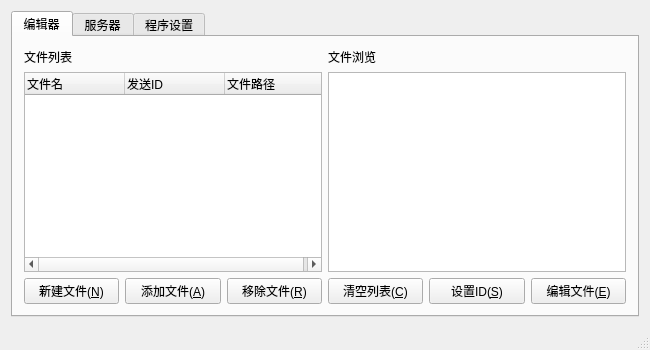
<?xml version="1.0" encoding="UTF-8"?>
<ui version="4.0">
 <class>MainWindow</class>
 <widget class="QMainWindow" name="MainWindow">
  <property name="geometry">
   <rect>
    <x>0</x>
    <y>0</y>
    <width>650</width>
    <height>350</height>
   </rect>
  </property>
  <property name="windowTitle">
   <string>广告服务器</string>
  </property>
  <property name="styleSheet">
   <string notr="true"/>
  </property>
  <widget class="QWidget" name="centralWidget">
   <layout class="QGridLayout" name="gridLayout">
    <item row="0" column="0">
     <widget class="QTabWidget" name="tabWidget">
      <property name="currentIndex">
       <number>0</number>
      </property>
      <widget class="QWidget" name="editTab">
       <attribute name="title">
        <string>编辑器</string>
       </attribute>
       <layout class="QGridLayout" name="gridLayout_2">
        <item row="0" column="0">
         <layout class="QVBoxLayout" name="verticalLayout">
          <item>
           <widget class="QLabel" name="fileListLabel">
            <property name="text">
             <string>文件列表</string>
            </property>
           </widget>
          </item>
          <item>
           <widget class="QTreeWidget" name="fileListTreeWidget">
            <property name="autoScroll">
             <bool>false</bool>
            </property>
            <property name="editTriggers">
             <set>QAbstractItemView::NoEditTriggers</set>
            </property>
            <column>
             <property name="text">
              <string>文件名</string>
             </property>
            </column>
            <column>
             <property name="text">
              <string>发送ID</string>
             </property>
            </column>
            <column>
             <property name="text">
              <string>文件路径</string>
             </property>
            </column>
           </widget>
          </item>
         </layout>
        </item>
        <item row="1" column="0" colspan="2">
         <layout class="QHBoxLayout" name="horizontalLayout">
          <item>
           <widget class="QPushButton" name="newFileButton">
            <property name="toolTip">
             <string>创建一个新的文件。</string>
            </property>
            <property name="statusTip">
             <string>创建一个新的文件。</string>
            </property>
            <property name="text">
             <string>新建文件(&amp;N)</string>
            </property>
           </widget>
          </item>
          <item>
           <widget class="QPushButton" name="addFileButton">
            <property name="toolTip">
             <string>添加adm文件到文件列表中。</string>
            </property>
            <property name="statusTip">
             <string>添加adm文件到文件列表中。</string>
            </property>
            <property name="text">
             <string>添加文件(&amp;A)</string>
            </property>
           </widget>
          </item>
          <item>
           <widget class="QPushButton" name="removeFileButton">
            <property name="toolTip">
             <string>将文件列表中选中的文件移除。</string>
            </property>
            <property name="statusTip">
             <string>将文件列表中选中的文件移除。</string>
            </property>
            <property name="text">
             <string>移除文件(&amp;R)</string>
            </property>
           </widget>
          </item>
          <item>
           <widget class="QPushButton" name="clearListButton">
            <property name="toolTip">
             <string>清空文件列表。</string>
            </property>
            <property name="statusTip">
             <string>清空文件列表。</string>
            </property>
            <property name="text">
             <string>清空列表(&amp;C)</string>
            </property>
           </widget>
          </item>
          <item>
           <widget class="QPushButton" name="setIDButton">
            <property name="toolTip">
             <string>设置选中的文件发送ID，用于将该文件发送到对应ID的客户端。</string>
            </property>
            <property name="statusTip">
             <string>设置选中的文件发送ID，用于将该文件发送到对应ID的客户端。</string>
            </property>
            <property name="text">
             <string>设置ID(&amp;S)</string>
            </property>
           </widget>
          </item>
          <item>
           <widget class="QPushButton" name="editFileButton">
            <property name="toolTip">
             <string>编辑当前选中的文件。</string>
            </property>
            <property name="statusTip">
             <string>编辑当前选中的文件。</string>
            </property>
            <property name="text">
             <string>编辑文件(&amp;E)</string>
            </property>
           </widget>
          </item>
         </layout>
        </item>
        <item row="0" column="1">
         <layout class="QVBoxLayout" name="verticalLayout_2">
          <property name="sizeConstraint">
           <enum>QLayout::SetFixedSize</enum>
          </property>
          <item>
           <widget class="QLabel" name="fileBrowseLabel">
            <property name="text">
             <string>文件浏览</string>
            </property>
           </widget>
          </item>
          <item>
           <widget class="QTreeWidget" name="fileBrowseTreeWidget">
            <property name="autoScroll">
             <bool>true</bool>
            </property>
            <property name="editTriggers">
             <set>QAbstractItemView::NoEditTriggers</set>
            </property>
            <attribute name="headerVisible">
             <bool>false</bool>
            </attribute>
            <column>
             <property name="text">
              <string>浏览</string>
             </property>
            </column>
           </widget>
          </item>
         </layout>
        </item>
       </layout>
      </widget>
      <widget class="QWidget" name="serverTab">
       <attribute name="title">
        <string>服务器</string>
       </attribute>
       <layout class="QGridLayout" name="gridLayout_3">
        <item row="2" column="0">
         <spacer name="horizontalSpacer">
          <property name="orientation">
           <enum>Qt::Horizontal</enum>
          </property>
          <property name="sizeHint" stdset="0">
           <size>
            <width>414</width>
            <height>20</height>
           </size>
          </property>
         </spacer>
        </item>
        <item row="1" column="0" colspan="4">
         <widget class="QTextEdit" name="logTextEdit">
          <property name="contextMenuPolicy">
           <enum>Qt::NoContextMenu</enum>
          </property>
          <property name="lineWrapMode">
           <enum>QTextEdit::NoWrap</enum>
          </property>
          <property name="readOnly">
           <bool>true</bool>
          </property>
          <property name="html">
           <string>&lt;!DOCTYPE HTML PUBLIC &quot;-//W3C//DTD HTML 4.0//EN&quot; &quot;http://www.w3.org/TR/REC-html40/strict.dtd&quot;&gt;
&lt;html&gt;&lt;head&gt;&lt;meta name=&quot;qrichtext&quot; content=&quot;1&quot; /&gt;&lt;style type=&quot;text/css&quot;&gt;
p, li { white-space: pre-wrap; }
&lt;/style&gt;&lt;/head&gt;&lt;body style=&quot; font-family:'MS Shell Dlg 2'; font-size:8pt; font-weight:400; font-style:normal;&quot;&gt;
&lt;p style=&quot;-qt-paragraph-type:empty; margin-top:0px; margin-bottom:0px; margin-left:0px; margin-right:0px; -qt-block-indent:0; text-indent:0px; font-size:8.25pt;&quot;&gt;&lt;br /&gt;&lt;/p&gt;&lt;/body&gt;&lt;/html&gt;</string>
          </property>
         </widget>
        </item>
        <item row="0" column="0">
         <widget class="QLabel" name="serverLogLabel">
          <property name="text">
           <string>服务器日志</string>
          </property>
         </widget>
        </item>
        <item row="2" column="3">
         <widget class="QPushButton" name="serverButton">
          <property name="minimumSize">
           <size>
            <width>100</width>
            <height>0</height>
           </size>
          </property>
          <property name="toolTip">
           <string>启动服务，接收来自客户端的请求。</string>
          </property>
          <property name="statusTip">
           <string>启动服务，接收来自客户端的请求。</string>
          </property>
          <property name="text">
           <string>启动服务(&amp;S)</string>
          </property>
          <property name="checkable">
           <bool>true</bool>
          </property>
         </widget>
        </item>
        <item row="2" column="1">
         <widget class="QPushButton" name="saveLogButton">
          <property name="minimumSize">
           <size>
            <width>100</width>
            <height>0</height>
           </size>
          </property>
          <property name="toolTip">
           <string>将当前日志保存到指定文本文件中。</string>
          </property>
          <property name="statusTip">
           <string>将当前日志保存到指定文本文件中。</string>
          </property>
          <property name="text">
           <string>保存日志(&amp;L)</string>
          </property>
         </widget>
        </item>
        <item row="2" column="2">
         <widget class="QPushButton" name="clearLogButton">
          <property name="minimumSize">
           <size>
            <width>100</width>
            <height>0</height>
           </size>
          </property>
          <property name="toolTip">
           <string>清空当前日志。</string>
          </property>
          <property name="statusTip">
           <string>清空当前日志。</string>
          </property>
          <property name="text">
           <string>清空日志(&amp;C)</string>
          </property>
         </widget>
        </item>
       </layout>
      </widget>
      <widget class="QWidget" name="settingTab">
       <attribute name="title">
        <string>程序设置</string>
       </attribute>
       <layout class="QGridLayout" name="gridLayout_4">
        <item row="1" column="2">
         <widget class="QPushButton" name="resetButton">
          <property name="sizePolicy">
           <sizepolicy hsizetype="Minimum" vsizetype="Fixed">
            <horstretch>0</horstretch>
            <verstretch>0</verstretch>
           </sizepolicy>
          </property>
          <property name="minimumSize">
           <size>
            <width>100</width>
            <height>0</height>
           </size>
          </property>
          <property name="toolTip">
           <string>重置所有设置。</string>
          </property>
          <property name="statusTip">
           <string>重置所有设置。</string>
          </property>
          <property name="text">
           <string>重置(&amp;R)</string>
          </property>
         </widget>
        </item>
        <item row="1" column="0" colspan="2">
         <spacer name="horizontalSpacer_2">
          <property name="orientation">
           <enum>Qt::Horizontal</enum>
          </property>
          <property name="sizeHint" stdset="0">
           <size>
            <width>498</width>
            <height>20</height>
           </size>
          </property>
         </spacer>
        </item>
        <item row="0" column="0">
         <widget class="QTableWidget" name="settingsTableWidget">
          <property name="sizePolicy">
           <sizepolicy hsizetype="Fixed" vsizetype="Expanding">
            <horstretch>0</horstretch>
            <verstretch>0</verstretch>
           </sizepolicy>
          </property>
          <property name="minimumSize">
           <size>
            <width>100</width>
            <height>0</height>
           </size>
          </property>
          <property name="maximumSize">
           <size>
            <width>100</width>
            <height>16777215</height>
           </size>
          </property>
          <property name="editTriggers">
           <set>QAbstractItemView::NoEditTriggers</set>
          </property>
          <property name="showGrid">
           <bool>true</bool>
          </property>
          <property name="gridStyle">
           <enum>Qt::SolidLine</enum>
          </property>
          <attribute name="horizontalHeaderVisible">
           <bool>false</bool>
          </attribute>
          <attribute name="horizontalHeaderHighlightSections">
           <bool>false</bool>
          </attribute>
          <attribute name="horizontalHeaderStretchLastSection">
           <bool>false</bool>
          </attribute>
          <attribute name="verticalHeaderVisible">
           <bool>false</bool>
          </attribute>
          <attribute name="verticalHeaderDefaultSectionSize">
           <number>20</number>
          </attribute>
          <row>
           <property name="text">
            <string>1</string>
           </property>
          </row>
          <row>
           <property name="text">
            <string>2</string>
           </property>
          </row>
          <row>
           <property name="text">
            <string>3</string>
           </property>
          </row>
          <column>
           <property name="text">
            <string>设置</string>
           </property>
          </column>
          <item row="0" column="0">
           <property name="text">
            <string>常规</string>
           </property>
           <property name="textAlignment">
            <set>AlignCenter</set>
           </property>
           <property name="flags">
            <set>ItemIsSelectable|ItemIsUserCheckable|ItemIsEnabled</set>
           </property>
          </item>
          <item row="1" column="0">
           <property name="text">
            <string>保存</string>
           </property>
           <property name="textAlignment">
            <set>AlignCenter</set>
           </property>
          </item>
          <item row="2" column="0">
           <property name="text">
            <string>关于</string>
           </property>
           <property name="textAlignment">
            <set>AlignCenter</set>
           </property>
           <property name="flags">
            <set>ItemIsSelectable|ItemIsUserCheckable|ItemIsEnabled</set>
           </property>
          </item>
         </widget>
        </item>
        <item row="0" column="1" colspan="2">
         <widget class="QStackedWidget" name="settingPageWidget">
          <property name="currentIndex">
           <number>0</number>
          </property>
          <widget class="QWidget" name="page">
           <layout class="QGridLayout" name="gridLayout_6">
            <item row="0" column="0">
             <widget class="QGroupBox" name="interfaceGroupBox">
              <property name="title">
               <string>界面</string>
              </property>
              <layout class="QGridLayout" name="gridLayout_5">
               <item row="0" column="0">
                <widget class="QLabel" name="languageLabel">
                 <property name="text">
                  <string>语言：</string>
                 </property>
                </widget>
               </item>
               <item row="0" column="1">
                <widget class="QComboBox" name="selectLanguageComboBox">
                 <property name="minimumSize">
                  <size>
                   <width>100</width>
                   <height>0</height>
                  </size>
                 </property>
                 <property name="toolTip">
                  <string>设置程序语言。</string>
                 </property>
                 <property name="statusTip">
                  <string>设置程序语言。</string>
                 </property>
                 <item>
                  <property name="text">
                   <string>中文</string>
                  </property>
                 </item>
                 <item>
                  <property name="text">
                   <string>English</string>
                  </property>
                 </item>
                </widget>
               </item>
               <item row="0" column="2">
                <spacer name="horizontalSpacer_3">
                 <property name="orientation">
                  <enum>Qt::Horizontal</enum>
                 </property>
                 <property name="sizeHint" stdset="0">
                  <size>
                   <width>310</width>
                   <height>20</height>
                  </size>
                 </property>
                </spacer>
               </item>
               <item row="1" column="0">
                <widget class="QLabel" name="fontLabel">
                 <property name="text">
                  <string>字体：</string>
                 </property>
                </widget>
               </item>
               <item row="1" column="1">
                <widget class="QPushButton" name="setFontButton">
                 <property name="minimumSize">
                  <size>
                   <width>100</width>
                   <height>0</height>
                  </size>
                 </property>
                 <property name="toolTip">
                  <string>设置程序字体。</string>
                 </property>
                 <property name="statusTip">
                  <string>设置程序字体。</string>
                 </property>
                 <property name="text">
                  <string>设置字体</string>
                 </property>
                </widget>
               </item>
               <item row="1" column="2">
                <spacer name="horizontalSpacer_4">
                 <property name="orientation">
                  <enum>Qt::Horizontal</enum>
                 </property>
                 <property name="sizeHint" stdset="0">
                  <size>
                   <width>310</width>
                   <height>20</height>
                  </size>
                 </property>
                </spacer>
               </item>
              </layout>
             </widget>
            </item>
            <item row="1" column="0">
             <spacer name="verticalSpacer">
              <property name="orientation">
               <enum>Qt::Vertical</enum>
              </property>
              <property name="sizeHint" stdset="0">
               <size>
                <width>20</width>
                <height>117</height>
               </size>
              </property>
             </spacer>
            </item>
           </layout>
          </widget>
          <widget class="QWidget" name="page_2">
           <layout class="QGridLayout" name="gridLayout_9">
            <item row="0" column="0">
             <widget class="QGroupBox" name="saveSettingGroupBox">
              <property name="title">
               <string>保存设置</string>
              </property>
              <layout class="QGridLayout" name="gridLayout_8">
               <item row="0" column="0">
                <widget class="QCheckBox" name="saveFileListCheckBox">
                 <property name="toolTip">
                  <string>设置在程序退出时是否自动保存文件列表。</string>
                 </property>
                 <property name="statusTip">
                  <string>设置在程序退出时是否自动保存文件列表。</string>
                 </property>
                 <property name="text">
                  <string>自动保存文件列表</string>
                 </property>
                 <property name="checked">
                  <bool>true</bool>
                 </property>
                </widget>
               </item>
               <item row="0" column="1">
                <spacer name="horizontalSpacer_5">
                 <property name="orientation">
                  <enum>Qt::Horizontal</enum>
                 </property>
                 <property name="sizeHint" stdset="0">
                  <size>
                   <width>276</width>
                   <height>20</height>
                  </size>
                 </property>
                </spacer>
               </item>
               <item row="1" column="0">
                <widget class="QCheckBox" name="saveLogCheckBox">
                 <property name="toolTip">
                  <string>设置在程序退出时是否自动保存服务器日志。</string>
                 </property>
                 <property name="statusTip">
                  <string>设置在程序退出时是否自动保存服务器日志。</string>
                 </property>
                 <property name="text">
                  <string>自动保存服务器日志</string>
                 </property>
                 <property name="checked">
                  <bool>true</bool>
                 </property>
                </widget>
               </item>
               <item row="1" column="1">
                <spacer name="horizontalSpacer_6">
                 <property name="orientation">
                  <enum>Qt::Horizontal</enum>
                 </property>
                 <property name="sizeHint" stdset="0">
                  <size>
                   <width>276</width>
                   <height>20</height>
                  </size>
                 </property>
                </spacer>
               </item>
               <item row="2" column="0">
                <widget class="QCheckBox" name="saveGeneralSettingsCheckBox">
                 <property name="toolTip">
                  <string>设置在程序退出时是否自动保存常用设置，例如程序大小、位置、字体、语言等。</string>
                 </property>
                 <property name="statusTip">
                  <string>设置在程序退出时是否自动保存常用设置，例如程序大小、位置、字体、语言等。</string>
                 </property>
                 <property name="text">
                  <string>自动保存程序一般设置</string>
                 </property>
                 <property name="checked">
                  <bool>true</bool>
                 </property>
                </widget>
               </item>
               <item row="2" column="1">
                <spacer name="horizontalSpacer_7">
                 <property name="orientation">
                  <enum>Qt::Horizontal</enum>
                 </property>
                 <property name="sizeHint" stdset="0">
                  <size>
                   <width>40</width>
                   <height>20</height>
                  </size>
                 </property>
                </spacer>
               </item>
              </layout>
             </widget>
            </item>
            <item row="1" column="0">
             <spacer name="verticalSpacer_2">
              <property name="orientation">
               <enum>Qt::Vertical</enum>
              </property>
              <property name="sizeHint" stdset="0">
               <size>
                <width>20</width>
                <height>118</height>
               </size>
              </property>
             </spacer>
            </item>
           </layout>
          </widget>
          <widget class="QWidget" name="page_3">
           <layout class="QGridLayout" name="gridLayout_7">
            <item row="0" column="0">
             <widget class="QTextBrowser" name="textBrowser">
              <property name="html">
               <string notr="true">&lt;!DOCTYPE HTML PUBLIC &quot;-//W3C//DTD HTML 4.0//EN&quot; &quot;http://www.w3.org/TR/REC-html40/strict.dtd&quot;&gt;
&lt;html&gt;&lt;head&gt;&lt;meta name=&quot;qrichtext&quot; content=&quot;1&quot; /&gt;&lt;style type=&quot;text/css&quot;&gt;
p, li { white-space: pre-wrap; }
&lt;/style&gt;&lt;/head&gt;&lt;body style=&quot; font-family:'MS Shell Dlg 2'; font-size:8pt; font-weight:400; font-style:normal;&quot;&gt;
&lt;p align=&quot;center&quot; style=&quot; margin-top:0px; margin-bottom:0px; margin-left:0px; margin-right:0px; -qt-block-indent:0; text-indent:0px;&quot;&gt;&lt;span style=&quot; font-size:14pt; font-weight:600; color:#00aaff;&quot;&gt;广告服务器&lt;/span&gt;&lt;/p&gt;
&lt;p align=&quot;right&quot; style=&quot; margin-top:0px; margin-bottom:0px; margin-left:0px; margin-right:0px; -qt-block-indent:0; text-indent:0px;&quot;&gt;&lt;span style=&quot; font-size:10pt; font-weight:600;&quot;&gt;2016/9/8 版本：1.3&lt;/span&gt;&lt;/p&gt;
&lt;p style=&quot; margin-top:0px; margin-bottom:0px; margin-left:0px; margin-right:0px; -qt-block-indent:0; text-indent:0px;&quot;&gt;&lt;span style=&quot; font-size:10pt;&quot;&gt;这是一个广告服务器，用于编辑广告节目单和发送相应广告文件给客户端。&lt;/span&gt;&lt;/p&gt;
&lt;p style=&quot; margin-top:0px; margin-bottom:0px; margin-left:0px; margin-right:0px; -qt-block-indent:0; text-indent:0px;&quot;&gt;&lt;span style=&quot; font-size:10pt;&quot;&gt;使用C++ Qt4制作。&lt;/span&gt;&lt;/p&gt;
&lt;p style=&quot;-qt-paragraph-type:empty; margin-top:0px; margin-bottom:0px; margin-left:0px; margin-right:0px; -qt-block-indent:0; text-indent:0px; font-size:10pt;&quot;&gt;&lt;br /&gt;&lt;/p&gt;
&lt;p style=&quot;-qt-paragraph-type:empty; margin-top:0px; margin-bottom:0px; margin-left:0px; margin-right:0px; -qt-block-indent:0; text-indent:0px; font-size:10pt;&quot;&gt;&lt;br /&gt;&lt;/p&gt;
&lt;p style=&quot;-qt-paragraph-type:empty; margin-top:0px; margin-bottom:0px; margin-left:0px; margin-right:0px; -qt-block-indent:0; text-indent:0px; font-size:10pt;&quot;&gt;&lt;br /&gt;&lt;/p&gt;
&lt;table border=&quot;1&quot; style=&quot; margin-top:0px; margin-bottom:0px; margin-left:0px; margin-right:0px;&quot; align=&quot;center&quot; cellspacing=&quot;0&quot; cellpadding=&quot;0&quot;&gt;
&lt;tr&gt;
&lt;td colspan=&quot;3&quot;&gt;
&lt;p align=&quot;center&quot; style=&quot; margin-top:0px; margin-bottom:0px; margin-left:0px; margin-right:0px; -qt-block-indent:0; text-indent:0px;&quot;&gt;&lt;span style=&quot; font-size:10pt;&quot;&gt;历史版本&lt;/span&gt;&lt;/p&gt;&lt;/td&gt;&lt;/tr&gt;
&lt;tr&gt;
&lt;td width=&quot;80&quot;&gt;
&lt;p align=&quot;center&quot; style=&quot; margin-top:0px; margin-bottom:0px; margin-left:0px; margin-right:0px; -qt-block-indent:0; text-indent:0px;&quot;&gt;&lt;span style=&quot; font-size:10pt;&quot;&gt;2016/9/3&lt;/span&gt;&lt;/p&gt;&lt;/td&gt;
&lt;td width=&quot;100&quot;&gt;
&lt;p align=&quot;center&quot; style=&quot; margin-top:0px; margin-bottom:0px; margin-left:0px; margin-right:0px; -qt-block-indent:0; text-indent:0px;&quot;&gt;&lt;span style=&quot; font-size:10pt;&quot;&gt;版本：1.0&lt;/span&gt;&lt;/p&gt;&lt;/td&gt;
&lt;td&gt;
&lt;p style=&quot; margin-top:0px; margin-bottom:0px; margin-left:0px; margin-right:0px; -qt-block-indent:0; text-indent:0px;&quot;&gt;&lt;span style=&quot; font-size:10pt;&quot;&gt;1.第一个版本&lt;/span&gt;&lt;/p&gt;&lt;/td&gt;&lt;/tr&gt;
&lt;tr&gt;
&lt;td&gt;
&lt;p align=&quot;center&quot; style=&quot; margin-top:0px; margin-bottom:0px; margin-left:0px; margin-right:0px; -qt-block-indent:0; text-indent:0px;&quot;&gt;&lt;span style=&quot; font-size:10pt;&quot;&gt;2016/9/7&lt;/span&gt;&lt;/p&gt;&lt;/td&gt;
&lt;td&gt;
&lt;p align=&quot;center&quot; style=&quot; margin-top:0px; margin-bottom:0px; margin-left:0px; margin-right:0px; -qt-block-indent:0; text-indent:0px;&quot;&gt;&lt;span style=&quot; font-size:10pt;&quot;&gt;版本：1.1&lt;/span&gt;&lt;/p&gt;&lt;/td&gt;
&lt;td&gt;
&lt;p style=&quot; margin-top:0px; margin-bottom:0px; margin-left:0px; margin-right:0px; -qt-block-indent:0; text-indent:0px;&quot;&gt;&lt;span style=&quot; font-size:10pt;&quot;&gt;1.节目浏览中“文本”广告设置为只显示第一行广告，其它行广告不会被显示。&lt;br /&gt;2.优化了“编辑”对话框中广告节点和节目的处理逻辑。&lt;/span&gt;&lt;/p&gt;&lt;/td&gt;&lt;/tr&gt;
&lt;tr&gt;
&lt;td&gt;
&lt;p align=&quot;center&quot; style=&quot; margin-top:0px; margin-bottom:0px; margin-left:0px; margin-right:0px; -qt-block-indent:0; text-indent:0px;&quot;&gt;&lt;span style=&quot; font-size:10pt;&quot;&gt;2016/9/8&lt;/span&gt;&lt;/p&gt;&lt;/td&gt;
&lt;td&gt;
&lt;p align=&quot;center&quot; style=&quot; margin-top:0px; margin-bottom:0px; margin-left:0px; margin-right:0px; -qt-block-indent:0; text-indent:0px;&quot;&gt;&lt;span style=&quot; font-size:10pt;&quot;&gt;版本：1.2&lt;/span&gt;&lt;/p&gt;&lt;/td&gt;
&lt;td&gt;
&lt;p style=&quot; margin-top:0px; margin-bottom:0px; margin-left:0px; margin-right:0px; -qt-block-indent:0; text-indent:0px;&quot;&gt;&lt;span style=&quot; font-size:10pt;&quot;&gt;1.修复了”编辑“对话框中对广告类型进行切换，但文件却没有保存的问题。&lt;br /&gt;2.优化了”编辑“对话框中广告类型切换后的处理逻辑。&lt;/span&gt;&lt;/p&gt;
&lt;p style=&quot; margin-top:0px; margin-bottom:0px; margin-left:0px; margin-right:0px; -qt-block-indent:0; text-indent:0px;&quot;&gt;&lt;span style=&quot; font-size:10pt;&quot;&gt;3.修正对客户端ID号与文件发送ID的比较方法，不再出现只要发送ID字符串中包含客户端ID号就会将该文件一起发送的错误。&lt;/span&gt;&lt;/p&gt;&lt;/td&gt;&lt;/tr&gt;
&lt;tr&gt;
&lt;td&gt;
&lt;p align=&quot;center&quot; style=&quot; margin-top:0px; margin-bottom:0px; margin-left:0px; margin-right:0px; -qt-block-indent:0; text-indent:0px;&quot;&gt;&lt;span style=&quot; font-size:10pt;&quot;&gt;2016/9/10&lt;/span&gt;&lt;/p&gt;&lt;/td&gt;
&lt;td&gt;
&lt;p align=&quot;center&quot; style=&quot; margin-top:0px; margin-bottom:0px; margin-left:0px; margin-right:0px; -qt-block-indent:0; text-indent:0px;&quot;&gt;&lt;span style=&quot; font-size:10pt;&quot;&gt;版本：1.3&lt;/span&gt;&lt;/p&gt;&lt;/td&gt;
&lt;td&gt;
&lt;p style=&quot; margin-top:0px; margin-bottom:0px; margin-left:0px; margin-right:0px; -qt-block-indent:0; text-indent:0px;&quot;&gt;&lt;span style=&quot; font-size:10pt;&quot;&gt;1.修复了无法保存节目节点开始和结束时间的“分”的问题。&lt;/span&gt;&lt;/p&gt;&lt;/td&gt;&lt;/tr&gt;&lt;/table&gt;&lt;/body&gt;&lt;/html&gt;</string>
              </property>
             </widget>
            </item>
           </layout>
          </widget>
         </widget>
        </item>
       </layout>
      </widget>
     </widget>
    </item>
   </layout>
  </widget>
  <widget class="QStatusBar" name="statusWindowBar"/>
 </widget>
 <layoutdefault spacing="6" margin="11"/>
 <tabstops>
  <tabstop>tabWidget</tabstop>
  <tabstop>fileListTreeWidget</tabstop>
  <tabstop>fileBrowseTreeWidget</tabstop>
  <tabstop>newFileButton</tabstop>
  <tabstop>addFileButton</tabstop>
  <tabstop>removeFileButton</tabstop>
  <tabstop>clearListButton</tabstop>
  <tabstop>setIDButton</tabstop>
  <tabstop>editFileButton</tabstop>
  <tabstop>logTextEdit</tabstop>
  <tabstop>saveLogButton</tabstop>
  <tabstop>clearLogButton</tabstop>
  <tabstop>serverButton</tabstop>
  <tabstop>settingsTableWidget</tabstop>
  <tabstop>selectLanguageComboBox</tabstop>
  <tabstop>setFontButton</tabstop>
  <tabstop>resetButton</tabstop>
  <tabstop>saveFileListCheckBox</tabstop>
  <tabstop>saveLogCheckBox</tabstop>
  <tabstop>saveGeneralSettingsCheckBox</tabstop>
  <tabstop>textBrowser</tabstop>
 </tabstops>
 <resources/>
 <connections>
  <connection>
   <sender>settingsTableWidget</sender>
   <signal>cellClicked(int,int)</signal>
   <receiver>settingPageWidget</receiver>
   <slot>setCurrentIndex(int)</slot>
   <hints>
    <hint type="sourcelabel">
     <x>104</x>
     <y>205</y>
    </hint>
    <hint type="destinationlabel">
     <x>149</x>
     <y>209</y>
    </hint>
   </hints>
  </connection>
 </connections>
</ui>
